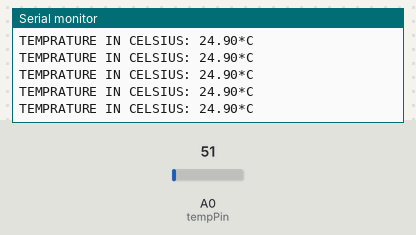
The sketch below on a simulated Arduino Uno, built with avr-gcc and run on an emulated ATmega328P. Shown: the last lines printed to the serial monitor. Inputs (shaded band) come from the test bench; at power-on: A0 (tempPin) = 51.

Above: at 1.2 s.
1.3 s: A0 (tempPin) set to 61
At 1.42 s:
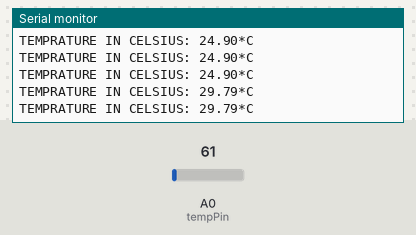
2.8 s: A0 (tempPin) set to 71
At 2.83 s:
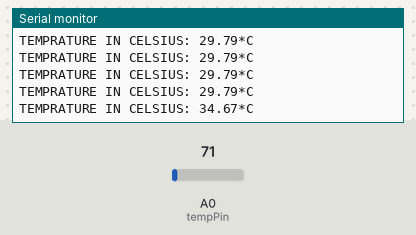
Timing chart, 0 to 5.8 s (numbered marks = the images above; inputs shaded):
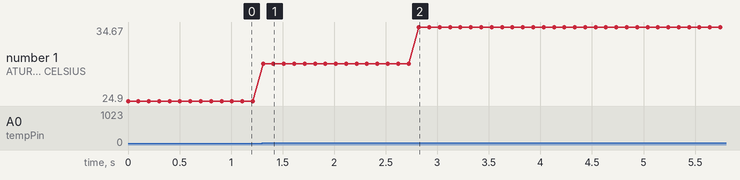

Measured:
- after the input at 1.3 s, the serial monitor: prints a new line at once (image 1)
- after the input at 2.8 s, the serial monitor: prints a new line at once (image 2)
- plotted number 1: 24.9 → 29.79 after the input at 1.3 s, 29.79 → 34.67 after the input at 2.8 s

The sketch:

temp_1.ino
```cpp
int tempPin = A0;

void setup()
{
Serial.begin(9600);
}
void loop()
{
int senValue = analogRead(tempPin);

float value = (senValue/1024.0)*5000;//Convert the read values mv
float cel = value/10; //Convert mV to celsius

Serial.print("TEMPRATURE IN CELSIUS: ");
Serial.print(cel);
Serial.print("*C");
Serial.println();
delay(100);

}
```
